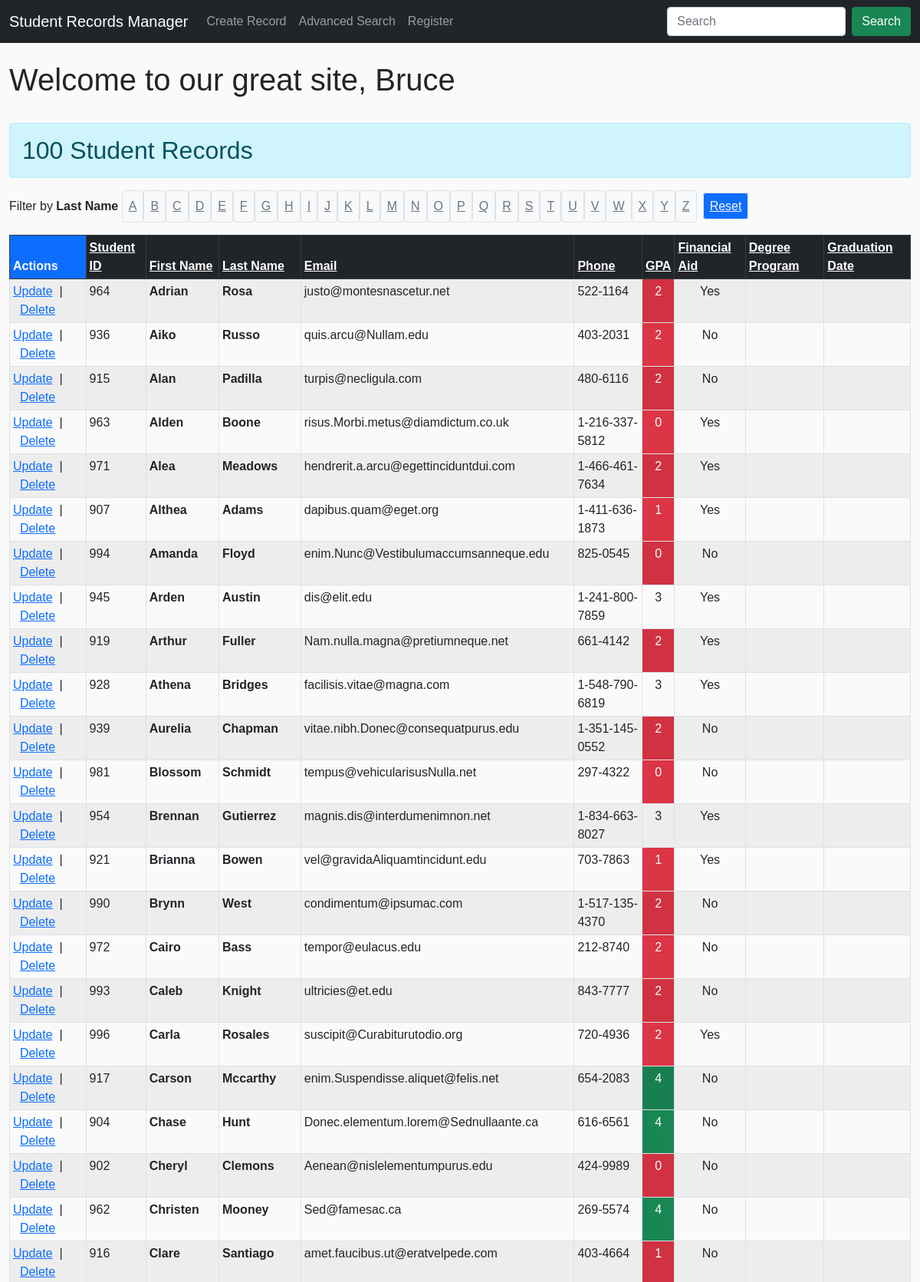
Page /display-records.php?sortby=first_name (signed in, upper part) on the committed database.
### tables this page shows
CREATE TABLE `student_v2` (
  `id` mediumint(8) UNSIGNED NOT NULL,
  `student_id` mediumint(9) NOT NULL,
  `first_name` varchar(255) NOT NULL,
  `last_name` varchar(255) NOT NULL,
  `email` varchar(255) NOT NULL,
  `phone` varchar(100) NOT NULL,
  `degree_program` varchar(255) NOT NULL,
  `gpa` mediumint(9) NOT NULL,
  `financial_aid` mediumint(9) NOT NULL,
  `data_created` timestamp NOT NULL DEFAULT CURRENT_TIMESTAMP ON UPDATE CURRENT_TIMESTAMP
);

### inc/app/config.inc.php (called while the page is built, shortened)
<?php
$db_table = "student_v2";

### inc/functions/functions.inc.php (the view, shortened to what this page needs)
<?php
function display_letter_filters($filter)
{
    echo '<span class="d-inline-block mr-3">Filter by <strong>Last Name</strong></span> ';
    $letters = range('A', 'Z');
    for ($i = 0; $i < count($letters); $i++) {
        if ($filter == $letters[$i]) {
            $class = 'class="d-inline-block text-light font-weight-bold p-2 mr-3 bg-dark"';
        } else {
            $class = 'class="d-inline-block text-secondary p-2 mr-5 bg-light border rounded"';
        }
        echo "<u><a $class href='?filter=$letters[$i]' title='$letters[$i]'>$letters[$i]</a></u>";
    }
    echo '<a class="text-secondary p-2 mx-2 bg-primary text-light border rounded" href="?clearfilter" title="Reset Filter">Reset</a>&nbsp;&nbsp;';
}
function display_record_table($records)
{
    echo '<div class="table-responsive">';
    echo "<table class=\"table table-striped table-hover table-sm mt-3 table-bordered\">";
    echo '<thead class="table-dark"><tr><th class="bg-primary">Actions</th><th><a href="?sortby=student_id">Student ID</a></th><th><a href="?sortby=first_name">First Name</a></th><th><a href="?sortby=last_name">Last Name</a></th><th><a href="?sortby=email">Email</a></th><th><a href="?sortby=phone">Phone</a></th><th><a href="?sortby=gpa">GPA</a></th><th><a href="?sortby=financial_aid">Financial Aid</a></th><th><a href="?sortby=degree_program">Degree Program</a></th><th><a href="?sortby=graduation_date">Graduation Date</a></th></thead>';
    foreach ($records as $row) {
        echo '<tr>';
        echo "<td><a href=\"update-record.php?id={$row->id}\">Update</a>&nbsp;&nbsp;|&nbsp;&nbsp;<a href=\"delete-record.php?id={$row->id}\" onclick=\"return confirm('Are you sure?');\">Delete</a></td>";
        echo "<td>{$row->student_id}</td>";
        echo "<td><strong>{$row->first_name}</strong></td>";
        echo "<td><strong>{$row->last_name}</strong></td>";
        echo "<td>{$row->email}</td>";
        echo "<td>{$row->phone}</td>";
        $grade = $row->gpa;
        if ($grade <= 2.0) {
            echo "<td class='text-center bg-danger text-white'>{$row->gpa}</td>";
        } elseif ($grade == 4.0) {
            echo "<td class='text-center bg-success text-white'>{$row->gpa}</td>";
        } else {
            echo "<td class='text-center'>{$row->gpa}</td>";
        }
        if ($row->financial_aid == "1") {
            echo "<td class='text-center'>Yes</td>";
        } else {
            echo "<td class='text-center'>No</td>";
        }
        echo "<td>{$row->degree_program}</td>";
        echo "<td>{$row->graduation_date}</td>";
        echo '</tr>';
    }
    echo '</table>';
    echo '</div>';
}
function echoActiveClassIfRequestMatches($requestUri)
{
    $current_file_name = basename($_SERVER["REQUEST_URI"], ".php");
    if ($current_file_name == $requestUri)
        echo 'active';
}

### css/style.css (style rules this page uses)
body { font-family: Arial, Helvetica, sans-serif; margin: 0; padding: 0; background: #fafafa; }
th a:link, th a:visited, th a:hover, th a:active { color: #ffffff; }
*, *:before, *:after { box-sizing: border-box; outline: none; }
html { font-family: "Calibre", "Helvetica Neue", "Helvetica", sans-serif; font-size: 16px; font-weight: 300; line-height: 1.5; color: #444; }

### rows in the picture
student_v2: student "964", first_name "Adrian", last_name "Rosa", email "justo@montesnascetur.net", phone "522-1164", gpa "2", financial_aid "Yes"
student_v2: student "936", first_name "Aiko", last_name "Russo", email "quis.arcu@Nullam.edu", phone "403-2031", gpa "2", financial_aid "No"
student_v2: student "915", first_name "Alan", last_name "Padilla", email "turpis@necligula.com", phone "480-6116", gpa "2", financial_aid "No"
student_v2: student "963", first_name "Alden", last_name "Boone", email "risus.Morbi.metus@diamdictum.co.uk", phone "1-216-337-5812", gpa "0", financial_aid "Yes"
student_v2: student "971", first_name "Alea", last_name "Meadows", email "hendrerit.a.arcu@egettinciduntdui.com", phone "1-466-461-7634", gpa "2", financial_aid "Yes"
student_v2: student "907", first_name "Althea", last_name "Adams", email "dapibus.quam@eget.org", phone "1-411-636-1873", gpa "1", financial_aid "Yes"
student_v2: student "994", first_name "Amanda", last_name "Floyd", email "enim.Nunc@Vestibulumaccumsanneque.edu", phone "825-0545", gpa "0", financial_aid "No"
student_v2: student "945", first_name "Arden", last_name "Austin", email "dis@elit.edu", phone "1-241-800-7859", gpa "3", financial_aid "Yes"
student_v2: student "919", first_name "Arthur", last_name "Fuller", email "Nam.nulla.magna@pretiumneque.net", phone "661-4142", gpa "2", financial_aid "Yes"
student_v2: student "928", first_name "Athena", last_name "Bridges", email "facilisis.vitae@magna.com", phone "1-548-790-6819", gpa "3", financial_aid "Yes"
student_v2: student "939", first_name "Aurelia", last_name "Chapman", email "vitae.nibh.Donec@consequatpurus.edu", phone "1-351-145-0552", gpa "2", financial_aid "No"
student_v2: student "981", first_name "Blossom", last_name "Schmidt", email "tempus@vehicularisusNulla.net", phone "297-4322", gpa "0", financial_aid "No"
student_v2: student "954", first_name "Brennan", last_name "Gutierrez", email "magnis.dis@interdumenimnon.net", phone "1-834-663-8027", gpa "3", financial_aid "Yes"
student_v2: student "921", first_name "Brianna", last_name "Bowen", email "vel@gravidaAliquamtincidunt.edu", phone "703-7863", gpa "1", financial_aid "Yes"
student_v2: student "990", first_name "Brynn", last_name "West", email "condimentum@ipsumac.com", phone "1-517-135-4370", gpa "2", financial_aid "No"
student_v2: student "972", first_name "Cairo", last_name "Bass", email "tempor@eulacus.edu", phone "212-8740", gpa "2", financial_aid "No"
student_v2: student "993", first_name "Caleb", last_name "Knight", email "ultricies@et.edu", phone "843-7777", gpa "2", financial_aid "No"
student_v2: student "996", first_name "Carla", last_name "Rosales", email "suscipit@Curabiturutodio.org", phone "720-4936", gpa "2", financial_aid "Yes"
student_v2: student "917", first_name "Carson", last_name "Mccarthy", email "enim.Suspendisse.aliquet@felis.net", phone "654-2083", gpa "4", financial_aid "No"
student_v2: student "904", first_name "Chase", last_name "Hunt", email "Donec.elementum.lorem@Sednullaante.ca", phone "616-6561", gpa "4", financial_aid "No"
student_v2: student "902", first_name "Cheryl", last_name "Clemons", email "Aenean@nislelementumpurus.edu", phone "424-9989", gpa "0", financial_aid "No"
student_v2: student "962", first_name "Christen", last_name "Mooney", email "Sed@famesac.ca", phone "269-5574", gpa "4", financial_aid "No"
student_v2: student "916", first_name "Clare", last_name "Santiago", email "amet.faucibus.ut@eratvelpede.com", phone "403-4664", gpa "1", financial_aid "No"

### other values in the picture
$_SESSION['first_name'] "Bruce"
$stmt->rowCount() "100"
$letters[$i] "A"
$letters[$i] "B"
$letters[$i] "C"
$letters[$i] "D"
$letters[$i] "E"
$letters[$i] "F"
$letters[$i] "G"
$letters[$i] "H"
$letters[$i] "I"
$letters[$i] "J"
$letters[$i] "K"
$letters[$i] "L"
$letters[$i] "M"
